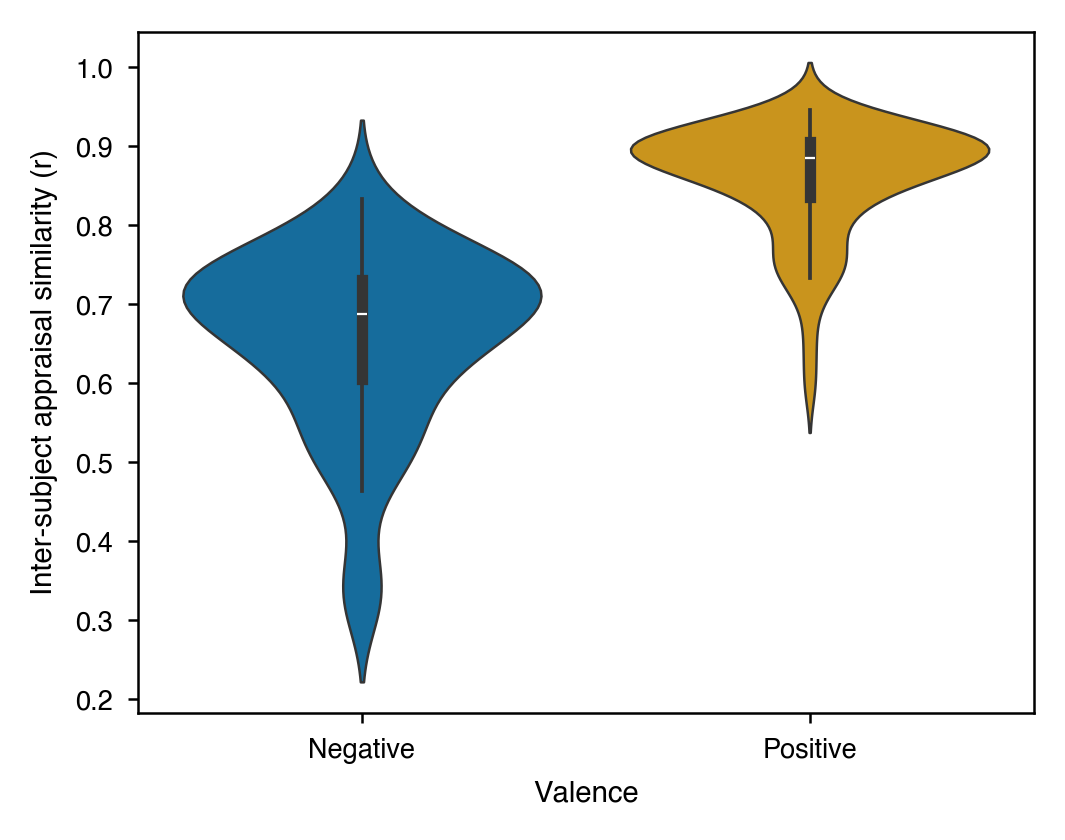
#> input picture Analysis/figs/IAPS_MTURK_sim_app_valence_barplot_correlation.png, 1065 x 840 px; its folder holds 3 pictures in this run
$ python make_manuscript_figures.py
#> lines starting #> are read from the running program, lines starting #| are printed output that depends on the picture
"""Assemble the manuscript figures from the panels the consolidated notebook saves (Science format: 300 dpi, bold 10 pt panel letters).

Run after executing Emotion_Similarity_Consolidated.ipynb. Fig. 1 and Fig. 2 are two panels side by side (A, B); Fig. 3 is the brain map
(Study 3) and Fig. S1 is the mechanism-test panel; both sit in Analysis/figs/manuscript_figures.
"""
import os
import shutil

from PIL import Image, ImageDraw, ImageFont

HERE = os.path.dirname(os.path.abspath(__file__))
FIGS = os.path.join(HERE, "figs")
OUT = os.path.join(FIGS, "manuscript_figures")
FONT = "/System/Library/Fonts/Helvetica.ttc"
DPI = 300
LETTER_PT = 10
BAND = 52  # pixels above the panels, holding the panel letters


def two_panel(left, right, name):
#> called with right = 'IAPS_MTURK_PCA_90_Var_App.png', name = 'Fig1.png'
    a, b = (Image.open(os.path.join(FIGS, p)).convert("RGB") for p in (left, right))
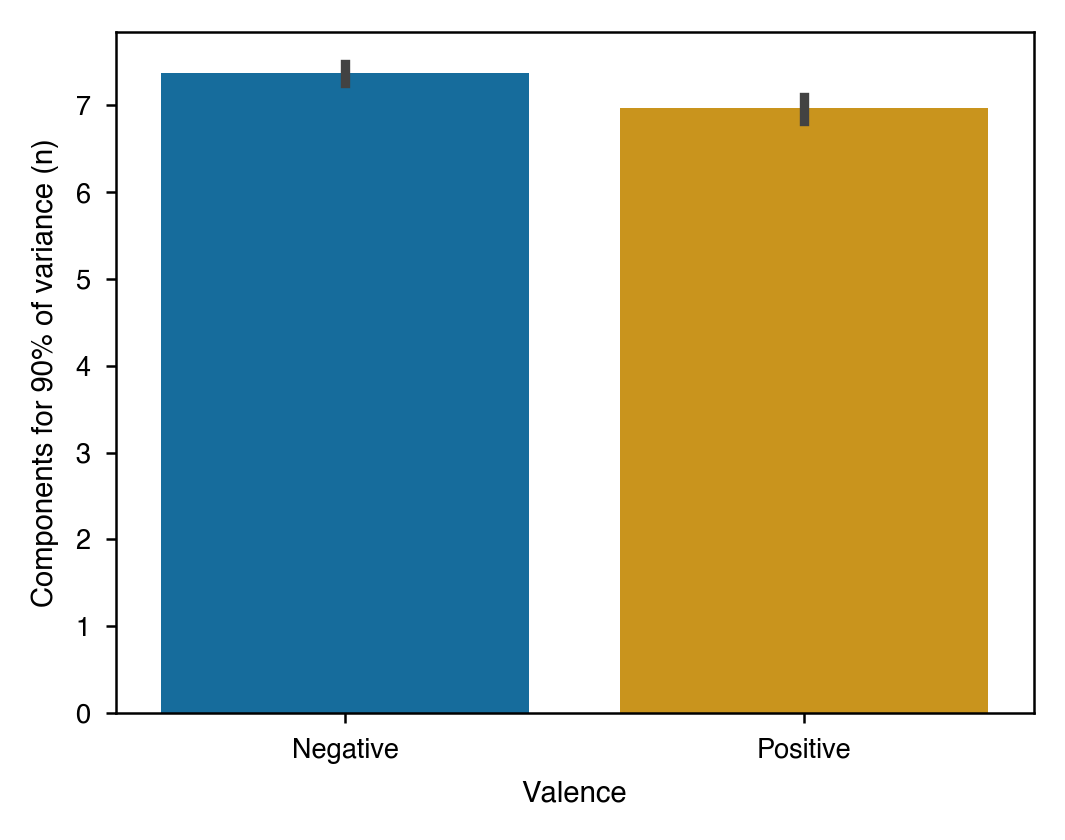
#> input picture Analysis/figs/IAPS_MTURK_PCA_90_Var_App.png, 1065 x 840 px
    canvas = Image.new("RGB", (a.width + b.width, max(a.height, b.height) + BAND), "white")
#> canvas: PIL image 2130x892 RGB; every value is 255
    canvas.paste(a, (0, BAND))
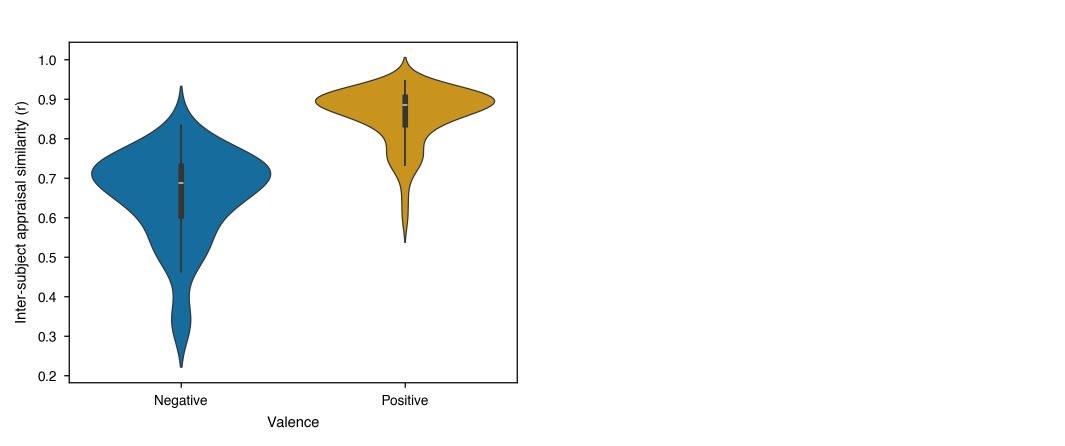
#> canvas: PIL image 2130x892 RGB (shown at 1/2 size); mean R, G, B 243.1, 245.1, 244.6
    canvas.paste(b, (a.width, BAND))
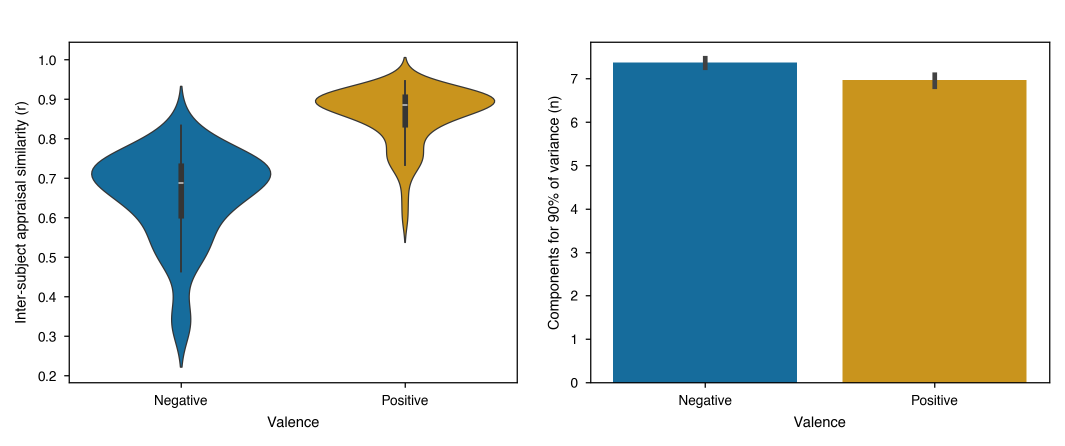
#> canvas: PIL image 2130x892 RGB (shown at 1/2 size); mean R, G, B 206, 212.5, 204
    draw = ImageDraw.Draw(canvas)
    font = ImageFont.truetype(FONT, round(LETTER_PT / 72 * DPI), index=1)  # Helvetica Bold
    draw.text((8, 4), "A", fill="black", font=font)
    draw.text((a.width + 8, 4), "B", fill="black", font=font)
    canvas.save(os.path.join(OUT, name), dpi=(DPI, DPI))


os.makedirs(OUT, exist_ok=True)
two_panel("IAPS_MTURK_sim_app_valence_barplot_correlation.png", "IAPS_MTURK_PCA_90_Var_App.png", "Fig1.png")
two_panel("CK_App__valence_barplot_correlation.png", "CK_Emo__valence_barplot_correlation.png", "Fig2.png")
#> call 2 of two_panel, with left = 'CK_App__valence_barplot_correlation.png', right = 'CK_Emo__valence_barplot_correlation.png', name = 'Fig2.png'
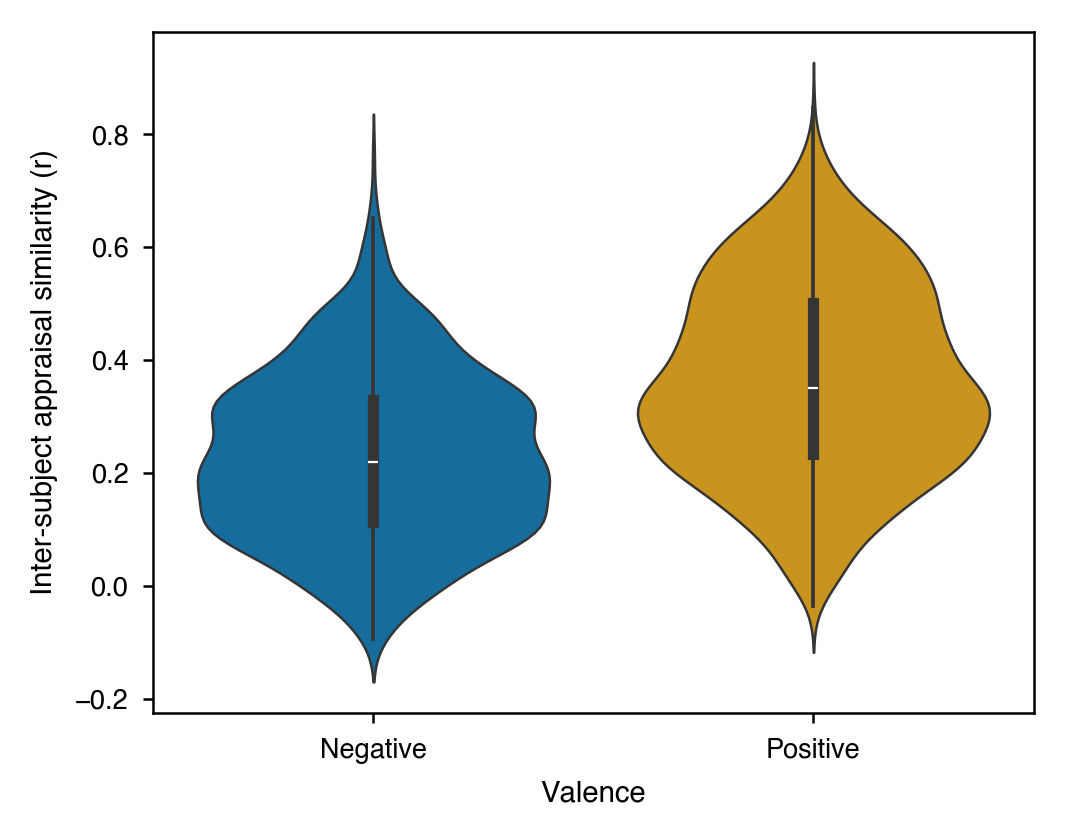
#> input picture Analysis/figs/CK_App__valence_barplot_correlation.png, 1065 x 840 px
#> (the run stopped early here; a loop or call above may not have finished)
